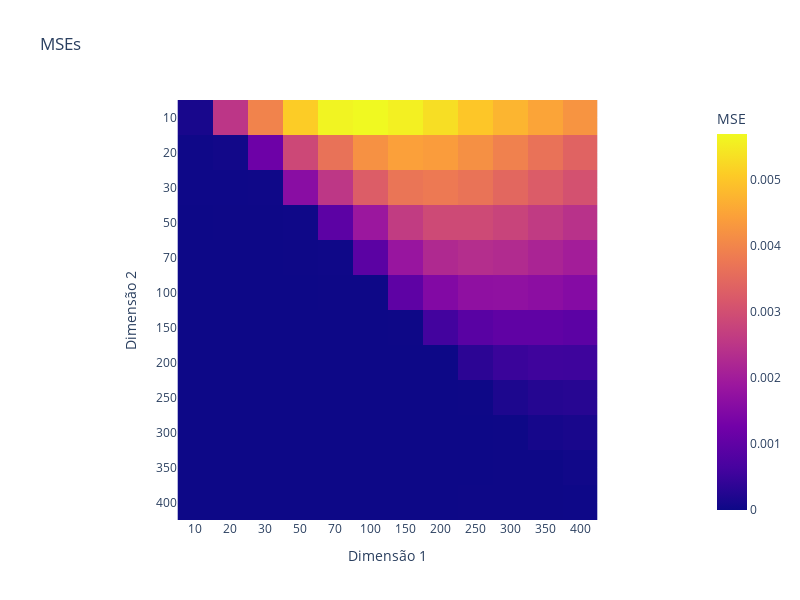

The cell this chart's notebook holds for it:
### Code cell
px.imshow(lossMat, zmin=0, width=800, height=600,
    title='MSEs',
    labels=dict(x="Dimensão 1", y="Dimensão 2", color="MSE"),
        y=np.array(lat_dim).astype(str),
        x=np.array(lat_dim).astype(str))

### Figure 1 — Plotly figure (JSON) as saved in the notebook; plotly's stock layout.template omitted (floating-point values rounded to 4 significant figures; data arrays with more than 128 entries replaced by an {"elided": "..."} marker saying what was removed)
{"data": [{"coloraxis": "coloraxis", "hovertemplate": "Dimensão 1: %{x}<br>Dimensão 2: %{y}<br>MSE: %{z}<extra></extra>", "name": "0", "type": "heatmap", "x": ["10", "20", "30", "50", "70", "100", "150", "200", "250", "300", "350", "400"], "xaxis": "x", "y": ["10", "20", "30", "50", "70", "100", "150", "200", "250", "300", "350", "400"], "yaxis": "y", "z": {"elided": "12x12 float values"}}], "layout": {"coloraxis": {"cmax": 0.00569, "cmin": 0, "colorbar": {"title": {"text": "MSE"}}, "colorscale": [[0, "#0d0887"], [0.1111, "#46039f"], [0.2222, "#7201a8"], [0.3333, "#9c179e"], [0.4444, "#bd3786"], [0.5556, "#d8576b"], [0.6667, "#ed7953"], [0.7778, "#fb9f3a"], [0.8889, "#fdca26"], [1, "#f0f921"]]}, "height": 600, "title": {"text": "MSEs"}, "width": 800, "xaxis": {"anchor": "y", "constrain": "domain", "domain": [0, 1], "scaleanchor": "y", "title": {"text": "Dimensão 1"}}, "yaxis": {"anchor": "x", "autorange": "reversed", "constrain": "domain", "domain": [0, 1], "title": {"text": "Dimensão 2"}}}}
